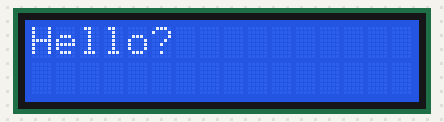
Recording of a sketch running on a simulated Arduino Uno, built with avr-gcc and run on an emulated ATmega328P. On the bench: 16×2 character LCD.

Above: at 0.1 s.
At 1.1 s:
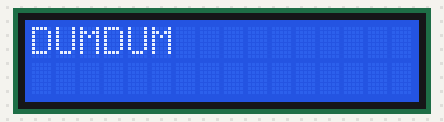
At 2.49 s:
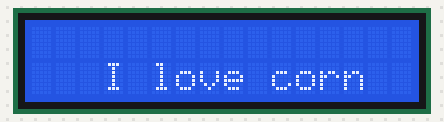
At 3.28 s:
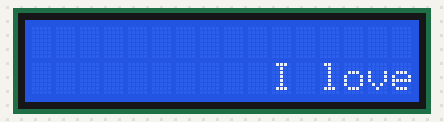
At 3.63 s:
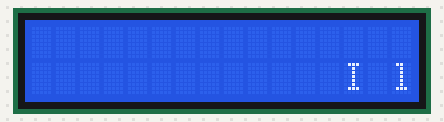
At 4.0 s:
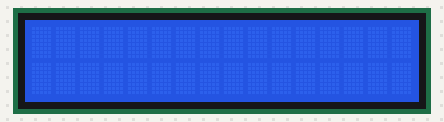

The sketch:

LED_light.ino
```cpp
#include <LiquidCrystal_I2C.h>
LiquidCrystal_I2C lcd(0x27,16,2);
void setup()
{
  // put your setup code here, to run once:
  lcd.init();
  lcd.backlight();
  lcd.setCursor(0,0);
  lcd.print("Hello?");
  delay(1000);
}

void loop()
{
  // put your main code here, to run repeatedly:
  lcd.clear();
  lcd.setCursor(0,0);
  lcd.print("DUMDUM");
  delay(1000);
  lcd.clear();
  for(int i=0;i<16;i++)
  {
    lcd.setCursor(i,1);
    lcd.print("I love corn");
    delay(100);
    lcd.clear();
  }
  delay(1000);
}
```

Measured:
- by itself, everything shown: repeats every 3.8 s, in 18 steps
- what the display in image 1 shows lasts 1.0 s, from 1.1 s to 2.1 s
